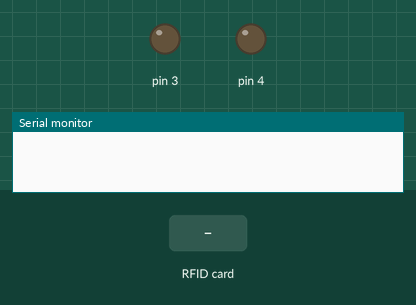
The sketch below on a simulated Arduino Uno, built with avr-gcc and run on an emulated ATmega328P. Parts: output pins drawn as LEDs (lit = HIGH), the last lines printed to the serial monitor. Inputs (shaded band) come from the test bench. Pins used as bus, display or sensor lines are not drawn.

Above: at 1.2 s.
1.3 s: RFID card 5E 7A 19 C4 held to the reader
At 1.4 s:
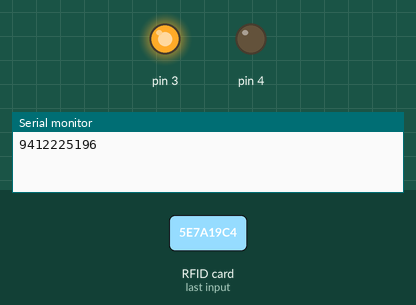
Timing chart, 0 to 4.3 s (numbered marks = the images above; inputs shaded):
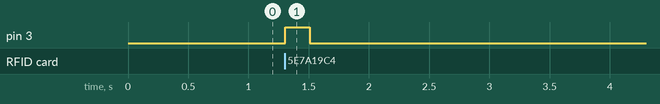

Measured:
- after the input at 1.3 s, pin 3: LOW → HIGH at once, → LOW 0.20 s later

The sketch:

rfid_aziz.ino
```cpp
#include <SPI.h>
#include <RFID.h>
#define SS_PIN 10
#define RST_PIN 9
RFID rfid(SS_PIN, RST_PIN);
int state = 1;

void setup() {
  Serial.begin(9600);
  pinMode(3, 1);
  pinMode(4, 1);
  SPI.begin();
  rfid.init();
//  while (1) {
//    digitalWrite(4, 1);
//    delay(1000);
//    digitalWrite(4, 0);
//    delay(1000);
//  }
}

void loop() {

  if (rfid.isCard()) {
    String kartu="";
    char c;
    if (rfid.readCardSerial()) {
//      Serial.print(rfid.serNum[0]);
      kartu += rfid.serNum[0];
      kartu += rfid.serNum[1];
      kartu += rfid.serNum[2];
      kartu += rfid.serNum[3];
//      Serial.print(" ");
//      Serial.print(rfid.serNum[1]);
//      Serial.print(" ");
//      Serial.print(rfid.serNum[2]);
//      Serial.print(" ");
//      Serial.println(rfid.serNum[3]);
      Serial.println(kartu);
      digitalWrite(3, 1);
      delay(200);
      digitalWrite(3, 0);
      delay(2000);
    }
    rfid.halt();
//    if (rfid.serNum[0] == 214 && rfid.serNum[1] ==  169  && rfid.serNum[2] == 155 && rfid.serNum[3] == 3 ) {
//      if (state == 1) {
//        digitalWrite(4, 1);
//        digitalWrite(3, 1);
//        state = 0;
//        delay(1000);
//        digitalWrite(3, 0);
//        delay(9000);
//
//      } else {
//        state = 1;
//        digitalWrite(3, 1);
//        delay(500);
//        digitalWrite(3, 0);
//        delay(500);
//        digitalWrite(4, 0);
//        delay(3000);
//
//      }
//
//    } else {
//      digitalWrite(3, 1);
//      delay(500);
//      digitalWrite(3, 0);
//      delay(500);
//      digitalWrite(3, 1);
//      delay(500);
//      digitalWrite(3, 0);
//      delay(500);
//      digitalWrite(3, 1);
//      delay(500);
//      digitalWrite(3, 0);
//      delay(500);
//    }
  }
}
```
